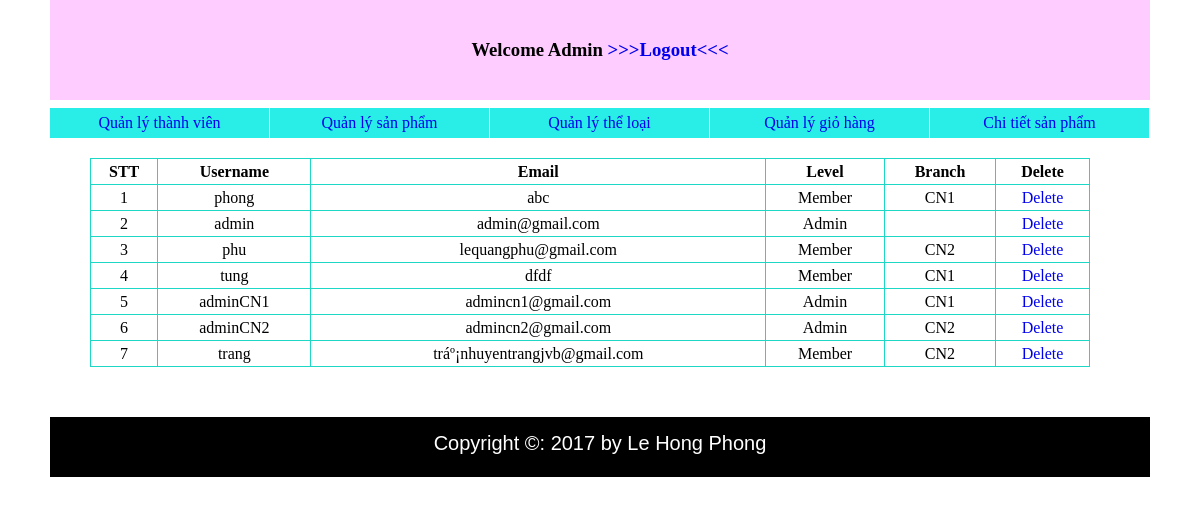
Screenshot of /Demo/admin/list_user.php with the database file from the repository.
### tables this page shows
CREATE TABLE `user` (
  `user_id` int(10) UNSIGNED NOT NULL,
  `username` varchar(50) NOT NULL,
  `password` varchar(50) NOT NULL,
  `email` varchar(50) NOT NULL,
  `birthday` date NOT NULL,
  `gender` int(1) NOT NULL,
  `level` int(1) NOT NULL,
  `branch` varchar(10) NOT NULL
);

### Demo/admin/list_user.php (the view, shortened to what this page needs)
<?php
require("templates/header.php");
?>
<div id="wrapper">
	<table>
		<tr>
			<td><b>STT</b></td>
			<td><b>Username</b></td>
			<td><b>Email</b></td>
			<td><b>Level</b></td>
			<td><b>Branch</b></td>
			<td><b>Delete</b></td>
		</tr>
		<?php
	    require("../library/config.php");
		$result = mysqli_query($conn,"select user_id,username,email,level,branch from user");
		$dem=1;
		while ($data = mysqli_fetch_assoc($result)) {
		echo "<tr>";
			echo "<td>$dem</td>";
			echo "<td>$data[username]</td>";
			echo "<td>$data[email]</td>";
		if ($data['level']==1) {
			echo "<td>Member</td>";
		}
		else{
		echo "<td>Admin</td>";
		}
		echo "<td>$data[branch]</td>";
		echo "<td><a href='del_user.php? id=$data[user_id]' onclick='return show_confirm();'> Delete </a></td>";
		echo "</tr>";
		$dem++;
	}
		?>
	</table>
</div>
<?php
require("templates/footer.php");
?>

### Demo/admin/style.css (style rules this page uses)
* { padding: 0px; margin: 0px; }
body { width: 1100px; margin: auto; }
a { text-decoration: none; }
#wrapper table { margin-left: 40px; border-collapse: collapse; margin-top:50px; width:1000px; text-align: center; }
#wrapper table tr { border: 1px solid #1CD8C4; line-height: 25px; }
#wrapper table td { border: 1px solid #1CD8C4; }

### rows the page displays
user: username "phong", email "abc", level "Member", branch "CN1"
user: username "admin", email "admin@gmail.com", level "Admin"
user: username "phu", email "lequangphu@gmail.com", level "Member", branch "CN2"
user: username "tung", email "dfdf", level "Member", branch "CN1"
user: username "adminCN1", email "admincn1@gmail.com", level "Admin", branch "CN1"
user: username "adminCN2", email "admincn2@gmail.com", level "Admin", branch "CN2"
user: username "trang", email "tráº¡nhuyentrangjvb@gmail.com", level "Member", branch "CN2"
